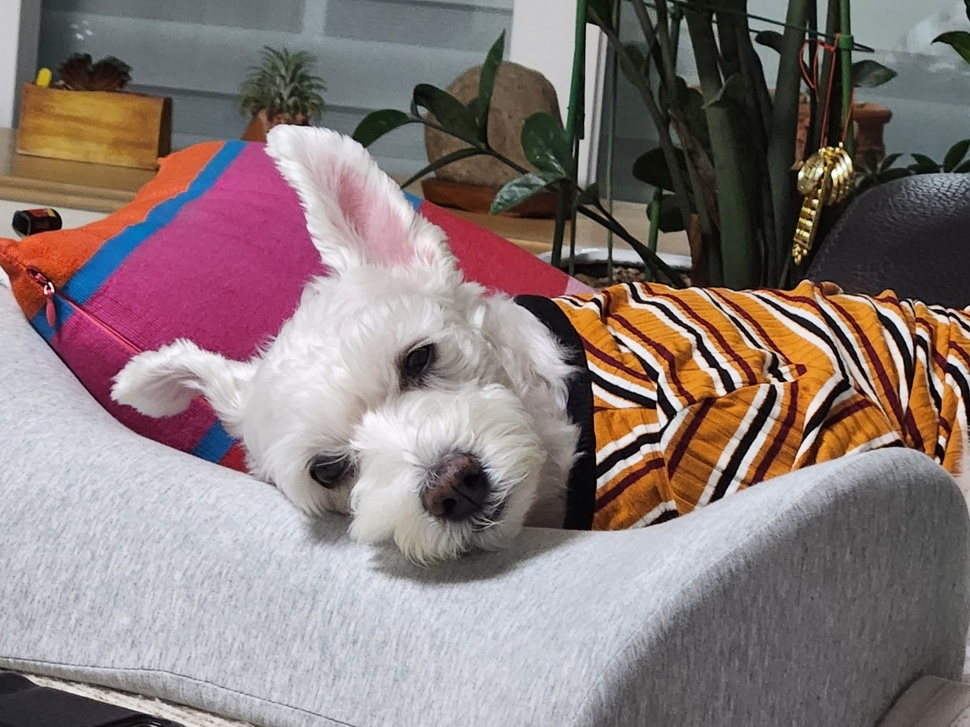
#> input picture v_openCV/imgs/dog.jpg, 970 x 727 px, shrunk from 1440 x 1080 before the run
$ python threshold_adapted.py
#> lines starting #> are read from the running program, lines starting #| are printed output that depends on the picture; after the words box and inside, x2 and y2 are one past the last pixel; in counts of white or black regions, pixels touching at a corner belong together
import cv2
import numpy as np
import matplotlib.pyplot as plt

# cv2.adaptiveThreshold(img, value, method, type_flag, block_size, C)

blk_size = 9
C = 5
img = cv2.imread("../v_openCV/imgs/dog.jpg", cv2.IMREAD_GRAYSCALE)
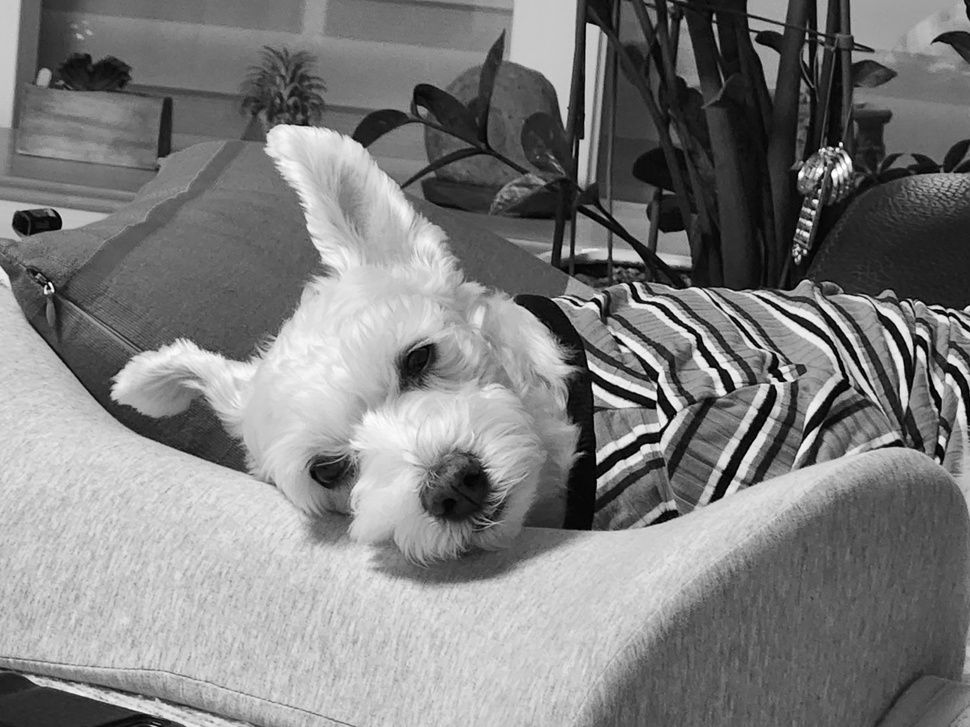
#> img: shape (727, 970); min 0, max 255, mean 125.9

ret, th1 = cv2.threshold(img, 0, 255, cv2.THRESH_BINARY | cv2.THRESH_OTSU)
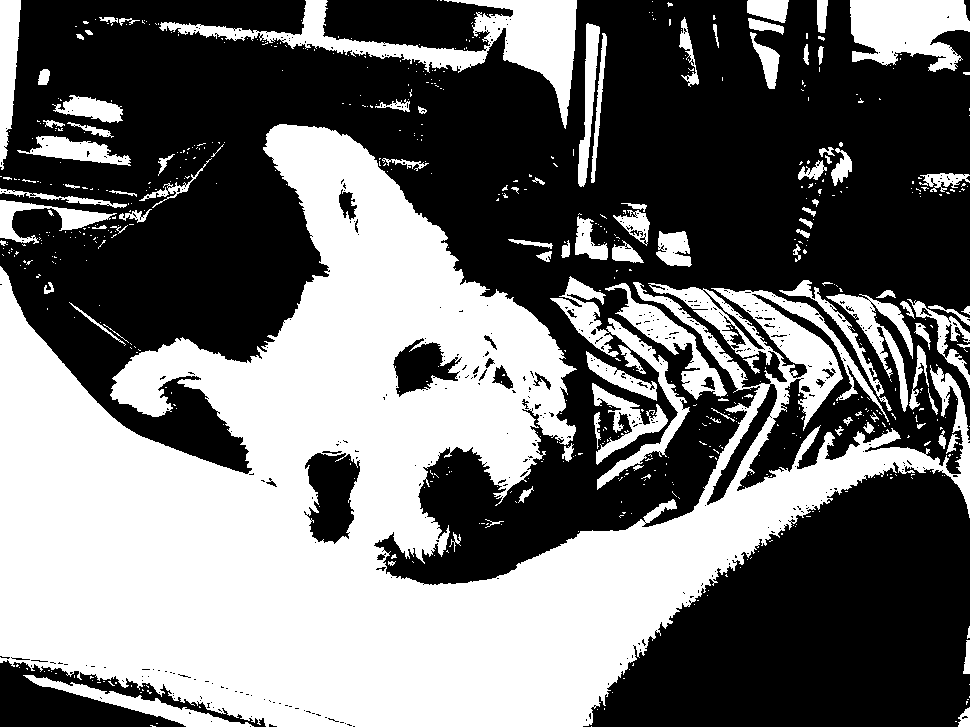
#> th1: shape (727, 970); 44% white; 653 white regions (551 under 20 px), largest, box (x1, y1, x2, y2) and area: (0, 124, 970, 727) 252088, (159, 0, 577, 129) 11176, (850, 0, 970, 72) 6237
#> ret = 132

th2 = cv2.adaptiveThreshold(img, 255, cv2.ADAPTIVE_THRESH_MEAN_C,cv2.THRESH_BINARY, blk_size, C)
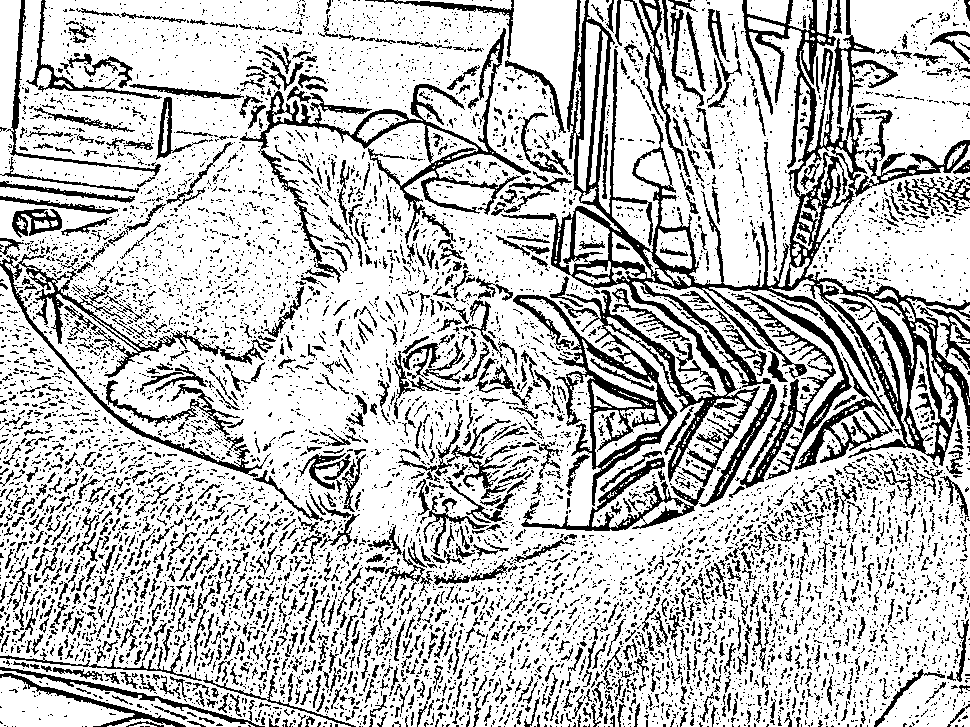
#> th2: shape (727, 970); 75.2% white; 8380 black regions (7158 under 20 px), largest, box (x1, y1, x2, y2) and area: (501, 0, 970, 507) 39976, (240, 28, 531, 283) 6531, (0, 254, 273, 477) 4712
th3 = cv2.adaptiveThreshold(img, 255, cv2.ADAPTIVE_THRESH_GAUSSIAN_C, cv2.THRESH_BINARY, blk_size, C)
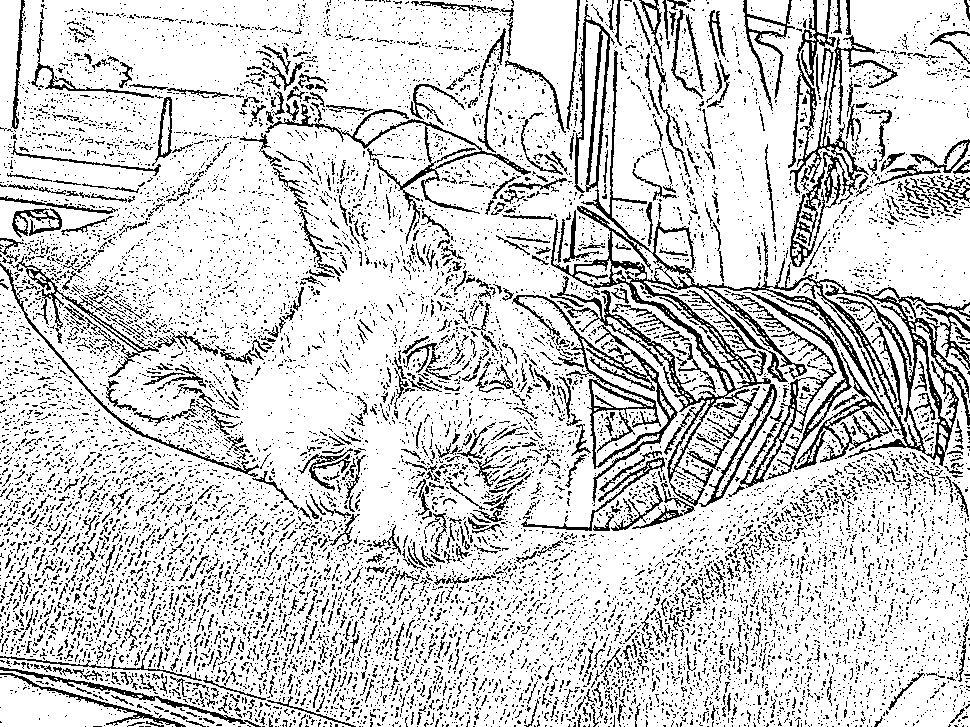
#> th3: shape (727, 970); 81.5% white; black in thin lines or dots


imgs = {'Original': img, 'Global-Otsu:%d'%ret:th1, \
        'Adapted-Mean':th2, 'Adapted-Gaussian': th3}
for i, (k, v) in enumerate(imgs.items()):
    plt.subplot(2,2,i+1)
    plt.title(k)
    plt.imshow(v,'gray')
    plt.xticks([]),plt.yticks([])
#> this loop made 4 passes
#> k on passes 1 to 4: 'Original', 'Global-Otsu:132', 'Adapted-Mean', 'Adapted-Gaussian'

plt.show()

$ run again, with v_openCV/imgs/photo.jpg copied over v_openCV/imgs/dog.jpg
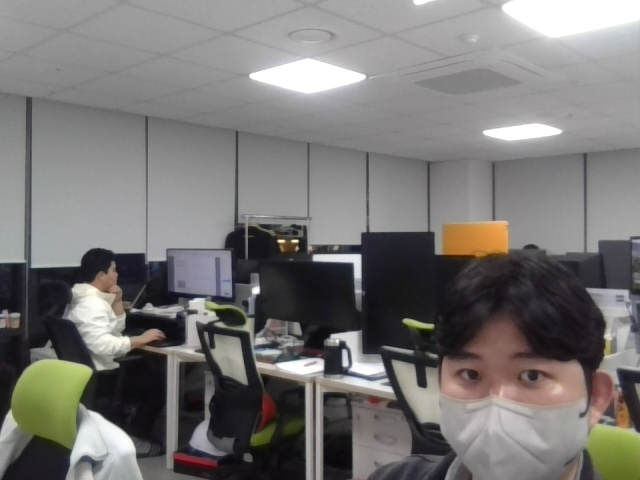
#> input picture v_openCV/imgs/photo.jpg, 640 x 480 px
#> `ret, th1 = cv2.threshold(img, 0, 255, cv2.THRESH_BINARY | cv2.THRESH_O..`:
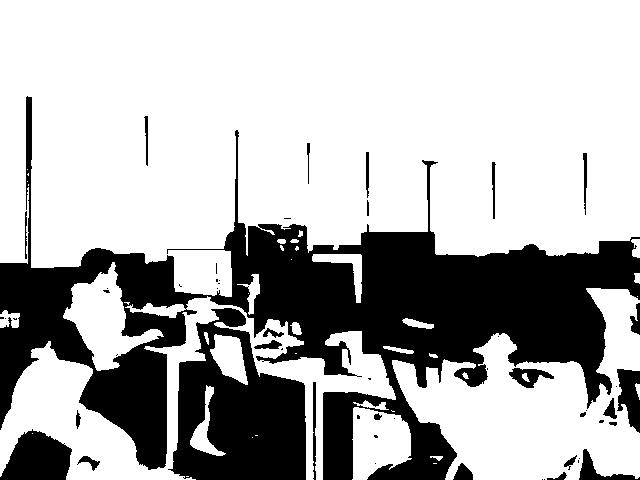
#> th1: shape (480, 640); 70.1% white; 54 black regions (28 under 20 px), largest, box (x1, y1, x2, y2) and area: (0, 96, 640, 480) 70271, (168, 308, 306, 480) 14634, (0, 429, 72, 480) 2594
#> ret = 96
#> th2: shape (480, 640); 85.7% white; 730 black regions (586 under 20 px), largest, box (x1, y1, x2, y2) and area: (120, 130, 483, 480) 9511, (173, 302, 263, 479) 3839, (248, 151, 521, 315) 3225
#> `th3 = cv2.adaptiveThreshold(img, 255, cv2.ADAPTIVE_THRESH_GAUSSIAN_C, ..`:
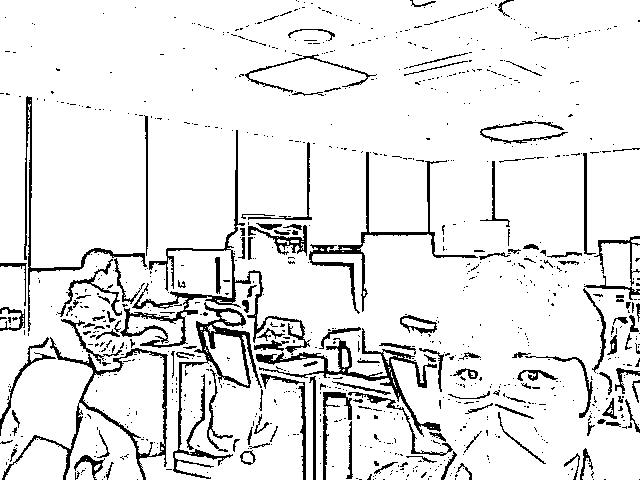
#> th3: shape (480, 640); 90.5% white; 912 black regions (770 under 20 px), largest, box (x1, y1, x2, y2) and area: (120, 130, 311, 355) 2914, (256, 328, 441, 437) 2159, (173, 302, 262, 479) 2112
#> the loop `for i, (k, v) in enumerate(imgs.items()):` made 4 passes
#> k on passes 1 to 4: 'Original', 'Global-Otsu:96', 'Adapted-Mean', 'Adapted-Gaussian'
